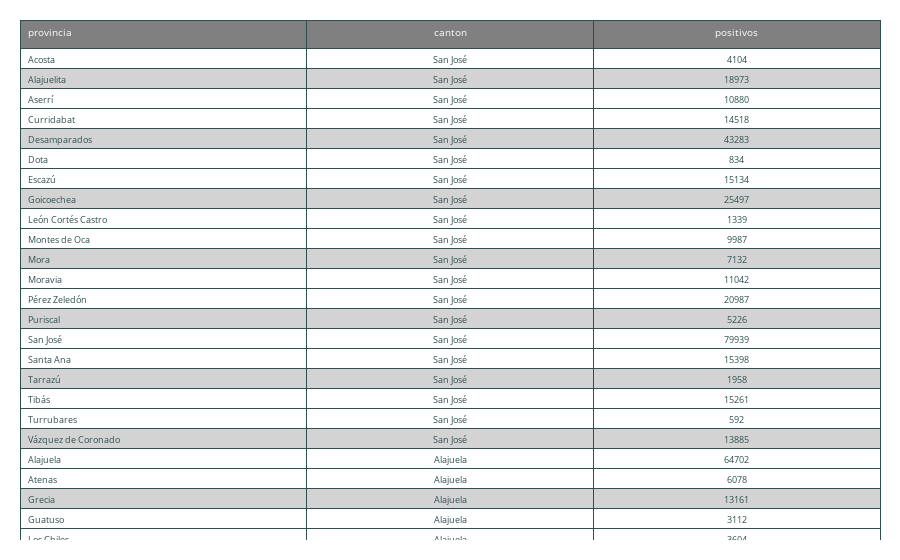

The notebook cell saved with this chart:
### Markdown cell above
#### Creación de la tabla 2

### Code cell
# Generación de la tabla únicamente con los datos Covid general

headerColor = 'grey'
rowEvenColor = 'lightgrey'
rowOddColor = 'white'

table1 = go.Figure(data=[go.Table(header=dict(values=list(covid_positivos.columns),
                            line_color='darkslategray',
                            fill_color=headerColor,
                            align=['left','center'],
                            font=dict(color='white', size=10),
                                    
                                 ),
                              cells=dict(values=[
                                covid_positivos.canton,
                                covid_positivos.provincia,
                                covid_positivos.positivos,
                              ],
                            line_color='darkslategray',
                            # Colores intercalados
                            fill_color = [[rowOddColor,rowEvenColor,rowOddColor]*817],
                            align = ['left', 'center'],
                            font = dict(color = 'darkslategray', size = 9),
                                        
                                    ))
                     ])

table1.update_layout(
    margin=dict(l=20, r=20, t=20, b=20)
)

table1.show()

### Figure 1 — Plotly figure (JSON) as saved in the notebook; plotly's stock layout.template omitted (floating-point values rounded to 4 significant figures; data arrays with more than 128 entries replaced by an {"elided": "..."} marker saying what was removed)
{"data": [{"cells": {"align": ["left", "center"], "fill": {"color": {"elided": "1x2451 str values"}}, "font": {"color": "darkslategray", "size": 9}, "line": {"color": "darkslategray"}, "values": {"elided": "3x82 mixed values"}}, "header": {"align": ["left", "center"], "fill": {"color": "grey"}, "font": {"color": "white", "size": 10}, "line": {"color": "darkslategray"}, "values": ["provincia", "canton", "positivos"]}, "type": "table"}], "layout": {"margin": {"b": 20, "l": 20, "r": 20, "t": 20}}}
